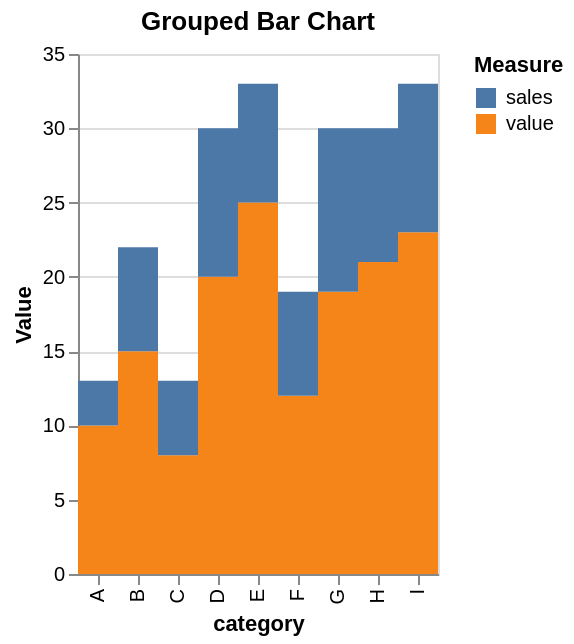

The specification (Vega-Lite) saved for this image:
### Vega-Lite specification from a JSON file in a GitHub repository (floating-point values rounded to 4 significant figures)
{"$schema": "https://vega.github.io/schema/vega-lite/v5.20.1.json", "config": {"view": {"continuousHeight": 300, "continuousWidth": 300}}, "data": {"name": "data-7236977939362759d3deb27d6bb3940b"}, "datasets": {"data-7236977939362759d3deb27d6bb3940b": [{"category": "A", "month": "Jan", "sales": 3, "value": 10}, {"category": "B", "month": "Feb", "sales": 7, "value": 15}, {"category": "C", "month": "Mar", "sales": 5, "value": 8}, {"category": "D", "month": "Apr", "sales": 10, "value": 20}, {"category": "E", "month": "May", "sales": 8, "value": 25}, {"category": "F", "month": "Jun", "sales": 7, "value": 12}, {"category": "G", "month": "Jul", "sales": 11, "value": 19}, {"category": "H", "month": "Aug", "sales": 9, "value": 21}, {"category": "I", "month": "Sep", "sales": 10, "value": 23}]}, "encoding": {"color": {"field": "Measure", "type": "nominal"}, "x": {"field": "category", "type": "nominal"}, "y": {"field": "Value", "type": "quantitative"}}, "height": 260, "mark": {"size": 20, "type": "bar"}, "title": "Grouped Bar Chart", "transform": [{"as": ["Measure", "Value"], "fold": ["value", "sales"]}], "width": "container"}
